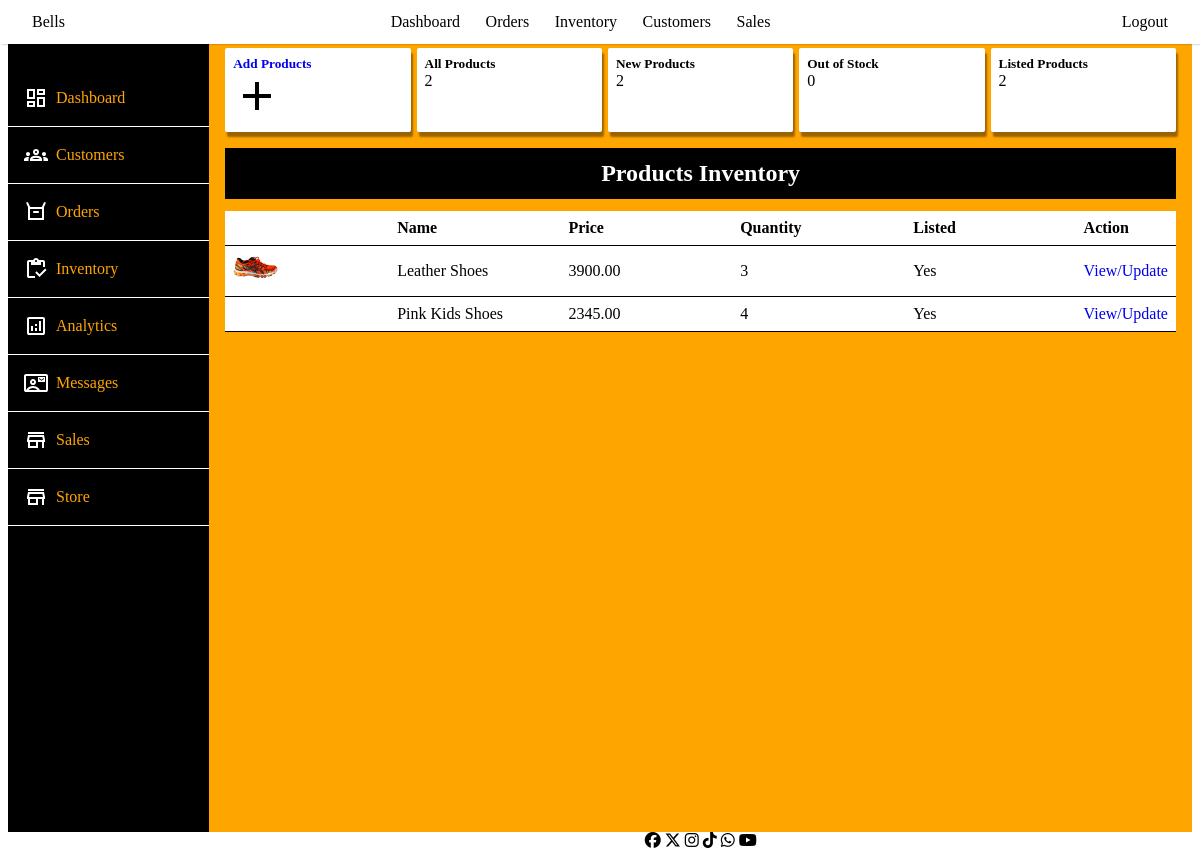
Before: /inventory with the older database file.
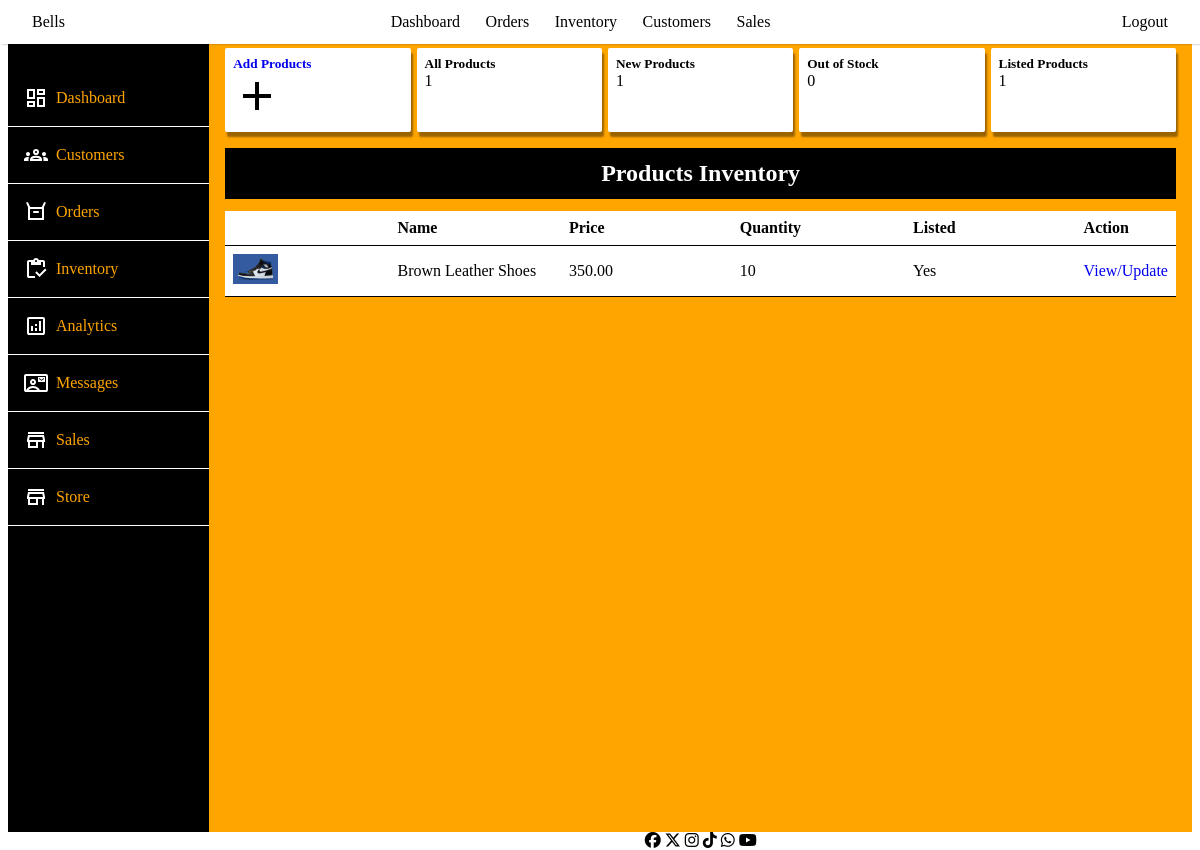
After: the same page with the newer database file.
### store/models.py (models this page shows, shortened)
class Product(models.Model):
    profile_image = models.ImageField(upload_to='uploads/products', null=True, blank=True, default='media/default/product.png')
    name = models.CharField(max_length=255, verbose_name='Product Name')
    price = models.DecimalField(max_digits=12, decimal_places=2)
    description = models.TextField(verbose_name='Product Description', blank=True, null=True)
    is_sale = models.BooleanField(default=False)
    sale_price = models.DecimalField(max_digits=12, decimal_places=2, null=True, blank=True)
    discount = models.DecimalField(default=0, max_digits=9, decimal_places=2, null=True, blank=True)
    percentage_discount = models.DecimalField(default=0, max_digits=5, decimal_places=0, null=True, blank=True)
    created_at = models.DateTimeField(auto_now_add=True)
    is_listed = models.BooleanField(default=True)
    is_featured = models.BooleanField(default=True)
    slug = models.SlugField(unique=True, blank=True, null=True)
    key_words = models.CharField(max_length=255, blank=True, null=True)
    stock_quantity = models.IntegerField(default=1)
    brand = models.CharField(max_length=255, blank=True, null=True)
    material = models.CharField(max_length=255, blank=True, null=True)
    category = TreeForeignKey(Category, on_delete=models.CASCADE, related_name='products', null=True, blank=True)
    color = models.ManyToManyField(Color, related_name='products', blank=True, null=True)
    size = models.ManyToManyField(Size, related_name='products', blank=True, null=True)
    @property
    def imageURL(self):
        try:
            url = self.profile_image.url
        except:
            url = ''
        return url

### admin_portal/views.py (the view)
# urls.py: path('inventory', views.inventory, name='inventory'),
def inventory(request):
    products = Product.objects.all()
    products_count = products.count()
    now = timezone.now()
    new_products_count = products.filter(created_at__gte=now - datetime.timedelta(days=30)).count()
    out_of_stock_count = products.filter(stock_quantity__lte=0).count()
    is_listed_count = products.filter(is_listed=True).count()
    context = {
        'products': products,
        'products_count': products_count,
        'new_products_count': new_products_count,
        'out_of_stock_count': out_of_stock_count,
        'is_listed_count': is_listed_count,
    }
    return render(request, 'admin_portal/inventory.html', context)

### cart/context_processors.py (called while the page is built)
def cart(request):
    return {'cart': Cart(request)}

### admin_portal/templates/admin_portal/inventory.html (shortened to what this page needs)
{% extends 'admin_portal/base.html' %}
{% block content %}
<div class="container">
    <div class="side-bar">
        <div class="menu-item"> <a href="{% url 'admin_portal' %}"> Dashboard</a></div>
        <div class="menu-item"> <a href="#"> Customers</a></div>
        <div class="menu-item"> <a href="#"> Orders</a></div>
        <div class="menu-item"> <a href="#"> Inventory</a></div>
        <div class="menu-item"> <a href="#"> Analytics</a></div>
        <div class="menu-item"> <a href="#"> Messages</a></div>
        <div class="menu-item"><svg xmlns="http://www.w3.org/2000/svg" height="24" viewBox="0 -960 960 960" width="24"><path d="M160-720v-80h640v80H160Zm0 560v-240h-40v-80l40-200h640l40 200v80h-40v240h-80v-240H560v240H160Zm80-80h240v-160H240v160Zm-38-240h556-556Zm0 0h556l-24-120H226l-24 120Z"/></svg> <a href="#"> Sales </a></div>
        <div class="menu-item"><svg xmlns="http://www.w3.org/2000/svg" height="24" viewBox="0 -960 960 960" width="24"><path d="M160-720v-80h640v80H160Zm0 560v-240h-40v-80l40-200h640l40 200v80h-40v240h-80v-240H560v240H160Zm80-80h240v-160H240v160Zm-38-240h556-556Zm0 0h556l-24-120H226l-24 120Z"/></svg> <a href="{% url 'home' %}"> Store </a></div>
    </div>
    <div class="content">
        <div class="main-content">
            <div class="leading">
                <div class="lead">
                   <a href="{% url 'add_product' %}"> <h5>Add Products</h5>
                    <svg xmlns="http://www.w3.org/2000/svg" height="24" viewBox="0 -960 960 960" width="24"><path d="M440-440H200v-80h240v-240h80v240h240v80H520v240h-80v-240Z"/></svg></a>
                </div>
                <div class="lead">
                    <h5>All Products</h5>
                    <p>{{ products_count }}</p>
                </div>
                <div class="lead">
                    <h5>New Products</h5>
                    <p>{{ new_products_count}}</p>
                </div>
                <div class="lead">
                    <h5>Out of Stock</h5>
                    <p>{{ out_of_stock_count }}</p>
                </div>
                <div class="lead">
                    <h5>Listed Products</h5>
                    <p>{{ is_listed_count }}</p>
                </div>
            </div>
        <section>
            <h1 class="inventory-headings">Products Inventory</h1>
            <div class="inventory">
                <table>
                    <thead>
                        <tr>
                            <th></th>
                            <th>Name</th>
                            <th>Price</th>
                            <th>Quantity</th>
                            <th>Listed</th>
                            <th>Action</th>
                        </tr>
                    </thead>
                    <tbody>
                        {% for product in products %}
                        <tr>
                            <td><img src="{{product.imageURL}}" alt="" width="30%"></td>
                            <td>{{ product.name }}</td>
                            <td>{{ product.price }}</td>
                            <td>{{ product.stock_quantity }}</td>
                            {% if product.is_listed %}
                            <td>Yes</td>
                            {% else %}
                            <td>No</td>
                            {% endif %}
                            <td><a href="{% url 'product_inventory' product.id %}">View/Update</a></td>
                        </tr>
                        {% endfor %}
                    </tbody>
                </table>
            </div>
        </section>
        </div>
    </div>
    {% include 'admin_portal/footer.html' %}
</div>
</div>
{% endblock content %}

Changed rows visible on the page:
removed Product: name "Pink Kids Shoes", price "2345.00", stock_quantity "4", is_listed "Yes"
changed Product: imageURL: a different picture; name "Leather Shoes" → "Brown Leather Shoes"; price "3900.00" → "350.00"; stock_quantity "3" → "10"
Other visible differences:
{{ products_count }}: "2" → "1"
{{ new_products_count }}: "2" → "1"
{{ is_listed_count }}: "2" → "1"
